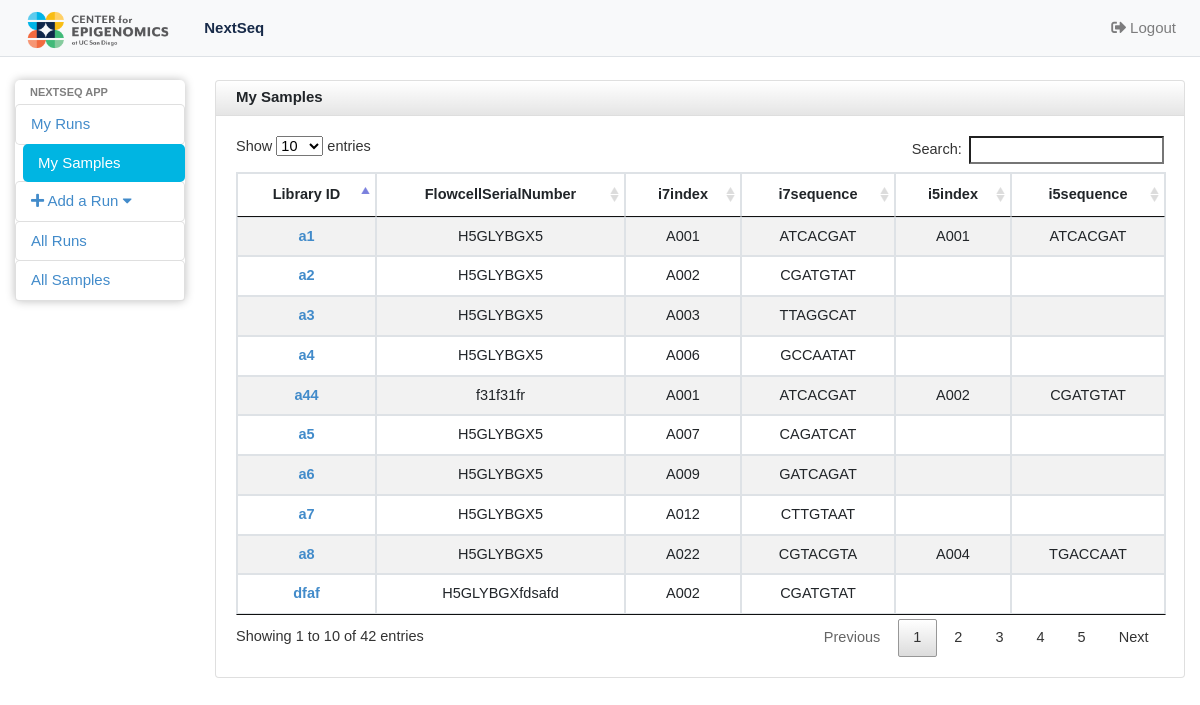
The page /nextseq_app/mysamples/ (signed in) on the database as committed earlier.
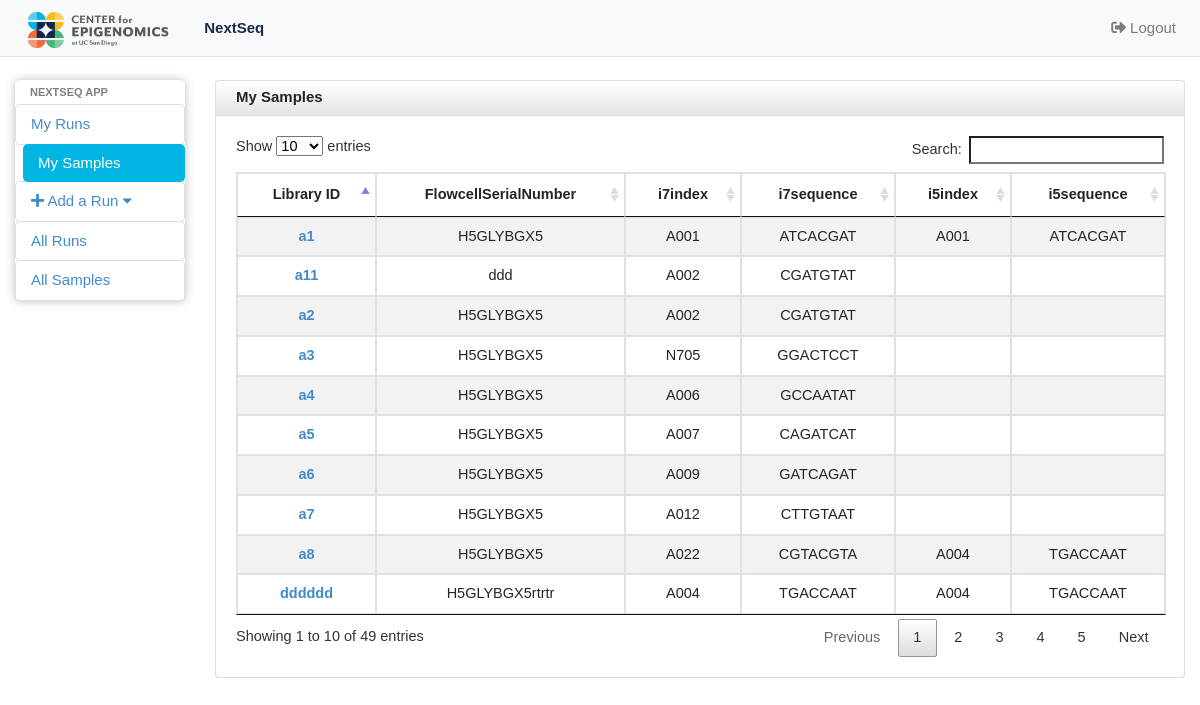
The same page on the database as committed later.
### nextseq_app/models.py (models this page shows, shortened)
class SamplesInRun(models.Model):
	singlerun = models.ForeignKey(RunInfo, on_delete=models.CASCADE)
	Library_ID = models.CharField(max_length=200,unique=True)
	i7index = models.ForeignKey(Barcode,related_name='i7_index', on_delete=models.CASCADE, blank=True)
	i5index = models.ForeignKey(Barcode,related_name='i5_index',on_delete=models.CASCADE, blank=True)
	class Meta:
		ordering = ['Library_ID']

class RunInfo(models.Model):
	Flowcell_ID  = models.CharField(max_length=200,unique=True, help_text='Please enter the FlowcellSerialNumber, like H5GLYBGX5')
	operator = models.ForeignKey(User, on_delete=models.CASCADE)
	date = models.DateField('I did this run on...',help_text='If the datepicker is not working, please enter in this form: yyyy-mm-dd, like 2018-04-03',blank=True,null=True)
	read_type_choice = (('SE','Single-end'),('PE','Paired-end'))
	read_type = models.CharField(max_length=2,choices=read_type_choice)
	read_length = models.CharField(max_length=50)
	def __str__(self):
		return self.Flowcell_ID
	class Meta:
		ordering = ['-date']

class Barcode(models.Model):
	indexid = models.CharField(max_length=200,unique=True)
	indexseq = models.CharField(max_length=200)
	def __str__(self):
		return self.indexid
	class Meta:
		ordering = ['indexid']

### nextseq_app/views.py (the view)
# urls.py: path('mysamples/', views.UserSamplesView,name='usersamples'),
@login_required
def UserSamplesView(request):
	userruns = RunInfo.objects.filter(operator=request.user)
	Samples_list = SamplesInRun.objects.filter(singlerun__in=userruns)
	barcodes_dic = BarcodeDic()
	number = Samples_list.count()
	usersamples = True
	context = {
		'Samples_list': Samples_list,
		'barcode': barcodes_dic,
		'number' : number,
		'usersamples': usersamples
	}
	return render(request, 'nextseq_app/usersamplesinfo.html', context)

### nextseq_app/templatetags/nextseq_app_tags.py (called while the page is built)
@register.filter
def key(d, key_name):
	if key_name:
		return d[str(key_name)]
	else:
		return ''

### nextseq_app/views.py (called while the page is built)
def BarcodeDic():
	barcodes_dic = {}
	barcodes_list = Barcode.objects.all()
	for barcodes in barcodes_list:
		barcodes_dic[barcodes.indexid] = barcodes.indexseq
	return barcodes_dic

### nextseq_app/templates/nextseq_app/usersamplesinfo.html (shortened to what this page needs)
{% extends 'nextseq_app/base.html' %}
{% block body %}
{% load static %}
{% load nextseq_app_tags %}
<div id="wrapper">
  <nav class="navbar navbar-expand-lg navbar-default navbar-light bg-light fixed-top borderline">
    <a class="navbar-brand" href="#"><img alt="Charisma Logo" src="{% static 'nextseq_app/images/CFE_Brandmark-01.png' %}" class="crop" margin="-200px 0 -200px 0" width=auto height=50 /></a>
    <div class="collapse navbar-collapse" id="navbarNavDropdown">
      <ul class="navbar-nav">
        <li class="nav-item">
          <a class="nav-link active" href="{% url 'nextseq_app:userruns' %}"> NextSeq <span class="sr-only">(current)</span></a>
        </li>
      </ul>
      <ul class="navbar-nav ml-auto">
        <li class="nav-item">
          <a class="nav-link" href="{% url 'nextseq_app:logout' %}"><i class="fas fa-sign-out-alt"></i> Logout</a>
        </li>
      </ul>
    </div>
  </nav>
  <div class="container-fluid">
    <div class="row">
      <div id="sidebar" class="col-sm-2 col-md-2 col-lg-2" role="navigation">
        <div class="list-group">
          <li class="sidebar-header">Nextseq App</li>
          <a href="{% url 'nextseq_app:userruns' %}" class="list-group-item list-group-item-action-custom">My Runs</a>
          <a href="{% url 'nextseq_app:usersamples' %}" class="list-group-item list-group-item-action-custom active" >My Samples</a>
          <a href="#addrun" class="list-group-item list-group-item-action-custom" data-toggle="collapse" ><i class="fas fa-plus"></i> Add a Run <i class="fa fa-caret-down"></i></a>
          <a href="{% url 'nextseq_app:allruns' %}" class="list-group-item list-group-item-action-custom">All Runs</a>
          <a href="{% url 'nextseq_app:allsamples' %}" class="list-group-item list-group-item-action-custom" >All Samples</a>
        </div>
      </div>
      <div id="content" class="col-sm-10 col-md-10 col-lg-10">
        <div class="card">
          <div class="card-header fortable">
            My Samples
          </div>
          <div class="card-body">
           <table class="table table-sm table-striped table-bordered datatable text-center">
             <thead>
               <tr>
                 <th scope="col">Library ID</th>
                 <th scope="col">FlowcellSerialNumber</th>
                 <th scope="col">i7index</th>
                 <th scope="col">i7sequence</th>
                 <th scope="col">i5index</th>
                 <th scope="col">i5sequence</th>
               </tr>
             </thead>
             <tbody>
               {% for sample in Samples_list %}
               <tr>
                 <td><a href=" "> {{ sample.Library_ID }} </a></td>
                 <td>{{  sample.singlerun }}</td>
                 <td>{{  sample.i7index }}</td>
                 <td>{{ barcode|key:sample.i7index }}</td>
                 <td>{{  sample.i5index }}</td>
                 <td>{{ barcode|key:sample.i5index }}</td>
               </tr>
               {% empty %}
               <li>No Runs yet.</li>
               {% endfor %}
             </tbody>
           </table>
          </div>
        </div>
      </div>
    </div>
  </div>
</div>
{% endblock %}

Rows that differ between the two databases and show on the page:
removed SamplesInRun: Library_ID "a44", singlerun "f31f31fr", i7index "A001", i7index.indexid "ATCACGAT", i5index "A002", i5index.indexid "CGATGTAT"
no longer on this page (row unchanged): SamplesInRun: Library_ID "dfaf", singlerun "H5GLYBGXfdsafd", i7index "A002", i7index.indexid "CGATGTAT"
added SamplesInRun: Library_ID "a11", singlerun "ddd", i7index "A002", i7index.indexid "CGATGTAT"
changed SamplesInRun: i7index "A003" → "N705"; i7index.indexid "TTAGGCAT" → "GGACTCCT"
added SamplesInRun: Library_ID "dddddd", singlerun "H5GLYBGX5rtrtr", i7index "A004", i7index.indexid "TGACCAAT", i5index "A004", i5index.indexid "TGACCAAT"
Other text that changed with them:
text written by a page script: "Show entries Search: Showing 1 to 10 of 42 entries Previous 1 2 3 4 5 Next" → "Show entries Search: Showing 1 to 10 of 49 entries Previous 1 2 3 4 5 Next"
